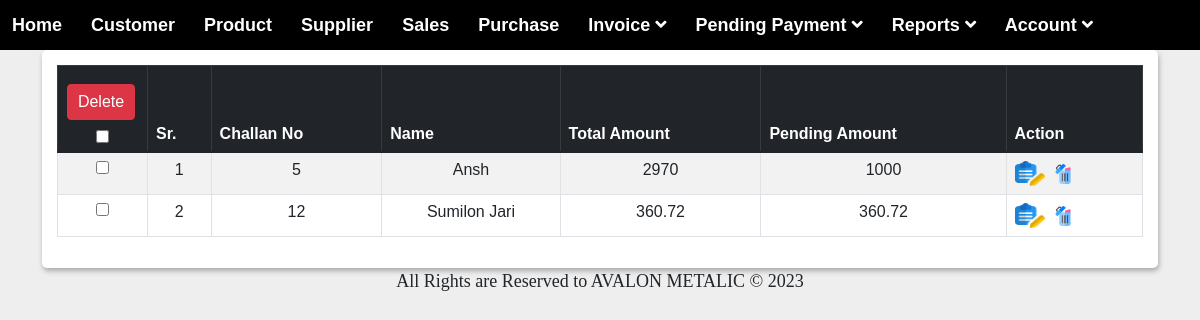
Page /transaction/view_pending_sales_payment.php (signed in) on the earlier database version.
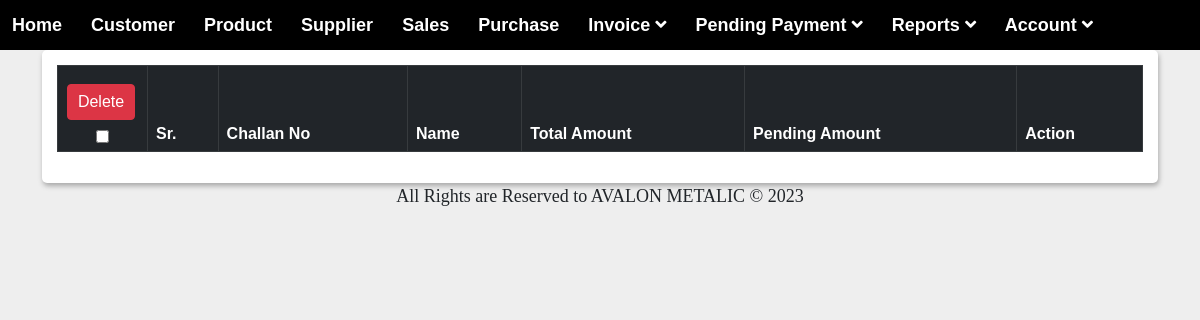
Same page on the later database version.
### tables this page shows
CREATE TABLE `sale_trans` (
  `id` int(250) NOT NULL,
  `challan_no` varchar(250) NOT NULL,
  `cid` varchar(250) NOT NULL,
  `total_amount` varchar(250) NOT NULL,
  `pending_amount` varchar(250) NOT NULL,
  `received_amount` int(250) NOT NULL
);

CREATE TABLE `party` (
  `id` int(50) NOT NULL,
  `name` varchar(100) NOT NULL,
  `alias` varchar(100) NOT NULL,
  `city` varchar(100) NOT NULL,
  `area` varchar(100) NOT NULL,
  `state` varchar(100) NOT NULL,
  `pan_no` varchar(100) NOT NULL,
  `adhar_no` varchar(100) NOT NULL,
  `gstin` varchar(100) NOT NULL,
  `con_per_name` varchar(100) NOT NULL,
  `address` varchar(500) NOT NULL,
  `pin` varchar(100) NOT NULL,
  `mo_no` varchar(100) NOT NULL,
  `phone_no` varchar(100) NOT NULL,
  `fax` varchar(100) NOT NULL,
  `email` varchar(100) NOT NULL,
  `website` varchar(100) NOT NULL
);

### transaction/view_pending_sales_payment.php (the view, shortened to what this page needs)
<?php
if (strlen($_SESSION['aid'] == 0)) {
    header('location:../index.php');
} else {
    include('../inc/connection.php');
    include('../inc/menu.php');
?>
    <!DOCTYPE html>
    <html lang="en">
    <head>
        <link rel="stylesheet" href="../assets/css/bootstrap.min.css">
        <link rel="stylesheet" href="../assets/css/datatables.min.css">
        <link rel="stylesheet" href="../assets/css/style.css">
        <link rel="stylesheet" href="../assets/buttons.dataTables.min.css">
    </head>
    <body>
        <div class="container ">
            <div class="data_table">
                <form method="post">
                    <table id="example" class="table table-striped table-bordered">
                        <thead class="table-dark">
                            <tr>
                                <th style="width: 90px; text-align:center;">
                                    <button type="submit" name="prod_delete_multiple_btn" class="btn btn-danger">Delete</button>
                                    <input type="checkbox" id="chkAll">
                                </th>
                                <th>Sr.</th>
                                <th>Challan No</th>
                                <th>Name</th>
                                <th>Total Amount</th>
                                <th>Pending Amount</th>
                                <th>Action</th>
                            </tr>
                        </thead>
                        <tbody>
                            <?php
                            $cnt = 1;
                            $query = "select party.name,sale_trans.id,sale_trans.challan_no,sale_trans.pending_amount,sale_trans.total_amount,sale_trans.cid from sale_trans join party on party.id=sale_trans.cid;";
                            $res = mysqli_query($con, $query);
                            while ($row = mysqli_fetch_array($res)) {
                                if ($row['pending_amount'] > 0) {
                            ?>
                                    <tr>
                                        <td style="width: 10px; text-align:center;">
                                            <input type="checkbox" name="product_delete_id[]" value="<?= $row['id']; ?>" class="tblChk">
                                        </td>
                                        <td style="text-align: center;" class="see"><?= $cnt; ?></td>
                                        <td style="text-align: center;"><?= $row['challan_no']; ?></td>
                                        <td style="text-align: center;"><?= $row['name']; ?></td>
                                        <td style="text-align: center;"><?= $row['total_amount']; ?></td>
                                        <td style="text-align: center;"><?= $row['pending_amount']; ?></td>
                                        <td>
                                            <a href="updt_sales_pen_trans.php?id=<?php echo $row['id']; ?>"><img src="../IMG/edit.png" height="25px" width="30PX"></a>&nbsp;
                                            <a href="del_sales_pen_trans.php?id=<?php echo $row['id']; ?>" onclick="return confirm('Are You Sure??');"><img src="../IMG/delete.png" height="20px" width="20px"></a>&nbsp;
                                        </td>
                                    </tr>
                            <?php
                                    $cnt++;
                                }
                            }
                            ?>
                        </tbody>
                    </table>
                </form>
            </div>
        </div>
    </body>
    </html>
<?php
}
include('../inc/footer.php');
?>

Differences in the rows shown:
no longer on this page (row edited): sale_trans: challan_no "5", party.name "Ansh", total_amount "2970", pending_amount "1000"
removed sale_trans: challan_no "12", party.name "Sumilon Jari", total_amount "360.72", pending_amount "360.72"
